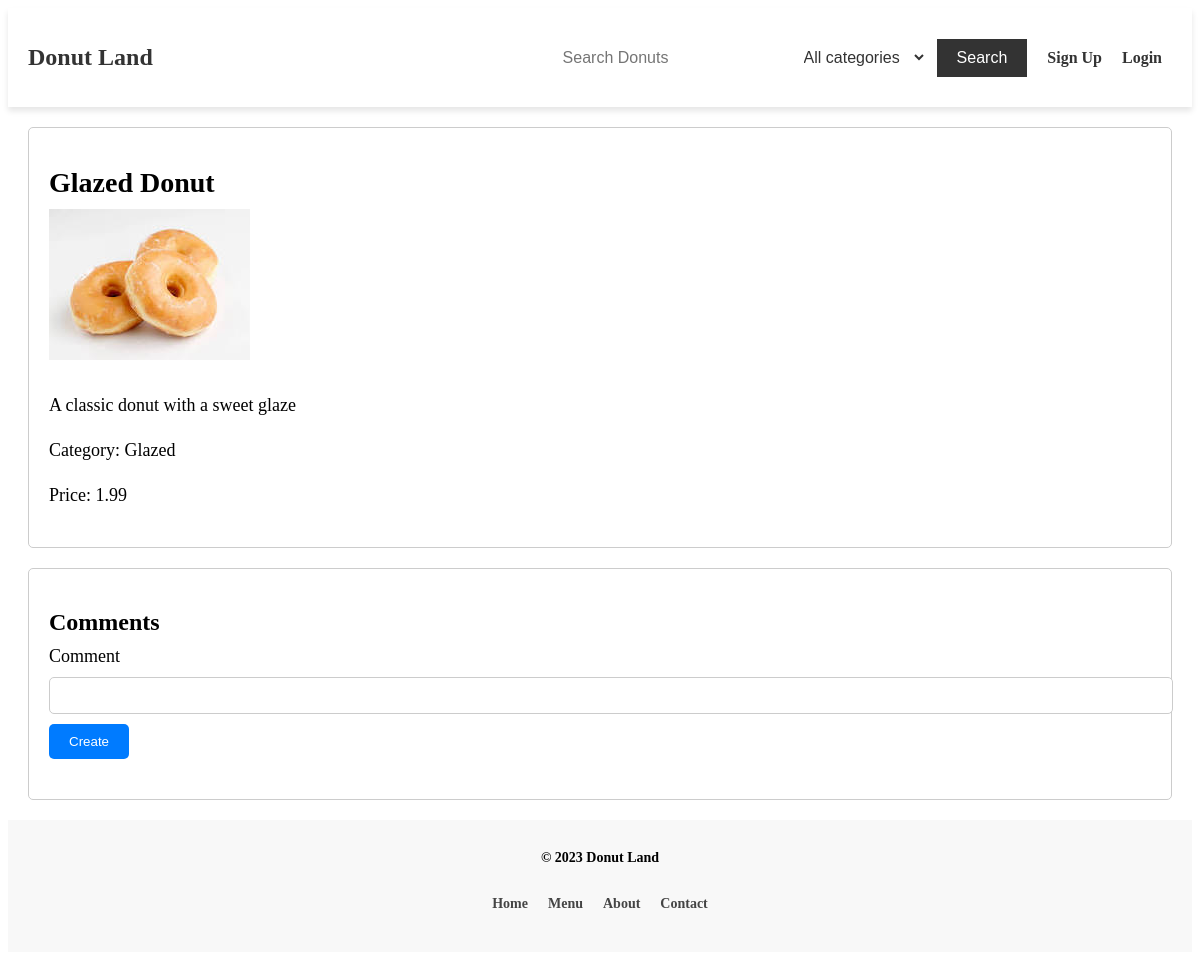
Page /item/item?id=82 on the committed database.
### tables this page shows
CREATE TABLE `items` (
  `id` int(11) NOT NULL,
  `name` varchar(30) NOT NULL,
  `description` varchar(300) NOT NULL,
  `price` decimal(10,2) NOT NULL,
  `image` varchar(100) DEFAULT NULL,
  `created_at` timestamp NOT NULL DEFAULT current_timestamp() ON UPDATE current_timestamp(),
  `updated_at` timestamp NOT NULL DEFAULT '0000-00-00 00:00:00',
  `category_id` int(11) NOT NULL
);

CREATE TABLE `categories` (
  `id` int(11) NOT NULL,
  `name` varchar(255) NOT NULL,
  `description` varchar(255) DEFAULT NULL
);

### item/item.php (the view, shortened to what this page needs)
<!DOCTYPE html>
<html lang="en">
<head>
  <link rel="stylesheet" href="../styles/item/item.css">
</head>
<body>
  <?php require_once '../header.php'; ?>
  <?php
    require_once '../database/connect.php';
    $id = htmlspecialchars($_GET['id'], ENT_QUOTES, 'UTF-8')  ?? 1;
    $sql = 'SELECT * FROM items WHERE id = ?;';
    $stmt = $pdo->prepare($sql);
    $stmt->execute([$id]);
    $item = $stmt->fetch(PDO::FETCH_ASSOC);
  ?>
  <div class="item">
    <h1><?php echo $item['name']; ?></h1>
    <?php if ($item['image']) { ?>
      <img src="/images/<?php echo $item['image']; ?>" alt="<?php echo $item['name']; ?>">
    <?php } ?>
    <p><?php echo $item['description']; ?></p>
    <p>Category: <?php
      $sql = 'SELECT * FROM categories WHERE id = ?;';
      $stmt = $pdo->prepare($sql);
      $stmt->execute([$item['category_id']]);
      $category = $stmt->fetch(PDO::FETCH_ASSOC);
      echo $category['name'];
    ?></p>
    <p>Price: <?php echo $item['price']; ?></p>
  </div>
  <div class="comments">
    <h2>Comments</h2>
    <form action="/scripts/comment/create" method="post">
          <label for="comment">Comment</label>
          <input type="text" name="comment" id="comment" required>
          <input type="submit" value="Create">
        </form>
  </div>
  <?php require_once '../footer.php'; ?>
</body>
</html>

### styles/item/item.css (style rules this page uses)
.item { margin: 20px; padding: 20px; border: 1px solid #ccc; border-radius: 5px; }
.item h1 { font-size: 28px; margin-bottom: 10px; }
.item img { max-width: 100%; height: auto; margin-bottom: 10px; }
.item p { font-size: 18px; line-height: 1.5; }
.comments { margin: 20px; padding: 20px; border: 1px solid #ccc; border-radius: 5px; }
.comments h2 { font-size: 24px; margin-bottom: 10px; }
.comments form label { display: block; font-size: 18px; margin-bottom: 10px; }
.comments form input[type="text"] { display: block; width: 100%; padding: 10px; margin-bottom: 10px; border-radius: 5px; border: 1px solid #ccc; }
.comments form input[type="submit"] { background-color: #007bff; color: #fff; padding: 10px 20px; border: none; border-radius: 5px; cursor: pointer; }

### rows in the picture
items: name "Glazed Donut", image (picture), description "A classic donut with a sweet glaze", price "1.99"
categories: name "Glazed"
